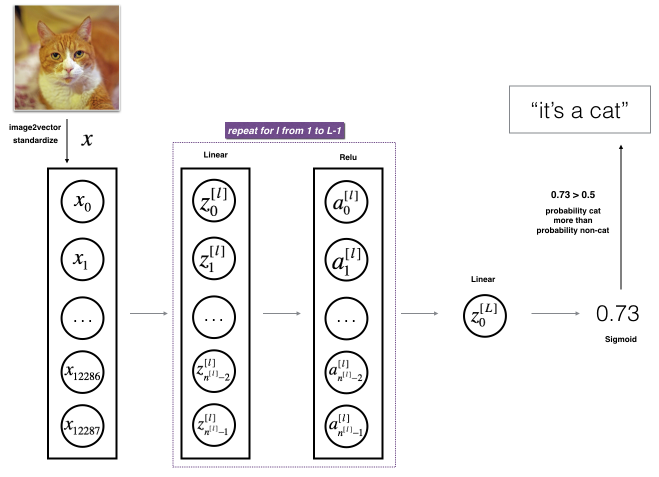
#> input picture anacondacode/tensorflow_environment/old_code/machine_learning/Deep Neural Network Application_ Image Classification/images/LlayerNN_kiank.png, 1318 x 954 px, given as the content of the folder ../dataset/50kshoes_edges, which was not available (shown at 1/2 size)
$ python grayscale.py
#> lines starting #> are read from the running program, lines starting #| are printed output that depends on the picture
from pdb import set_trace as st
import os
import numpy as np
import cv2
import argparse

# Helper script to create dataset for image colorization

parser = argparse.ArgumentParser('create image pairs')
parser.add_argument('--fold_A', dest='fold_A', help='input directory for images', type=str, default='../dataset/50kshoes_edges')
parser.add_argument('--fold_B', dest='fold_B', help='output directory', type=str, default='../dataset/test_B')
parser.add_argument('--num_imgs', dest='num_imgs', help='number of images',type=int, default=1000000)
args = parser.parse_args()

for arg in vars(args):
    print('[%s] = ' % arg,  getattr(args, arg))

splits = os.listdir(args.fold_A)

for sp in splits:
    img_fold_A = os.path.join(args.fold_A, sp)
    img_list = os.listdir(img_fold_A)

    num_imgs = min(args.num_imgs, len(img_list))
    print('split = %s, use %d/%d images' % (sp, num_imgs, len(img_list)))
    img_fold_B = os.path.join(args.fold_B, sp)
    if not os.path.isdir(img_fold_B):
        os.makedirs(img_fold_B)
    print('split = %s, number of images = %d' % (sp, num_imgs))
    for n in range(num_imgs):
        name_A = img_list[n]
        path_A = os.path.join(img_fold_A, name_A)

        if os.path.isfile(path_A):
            name_B = name_A

            path_B = os.path.join(img_fold_B, name_B)
            im_A = cv2.imread(path_A, 0)
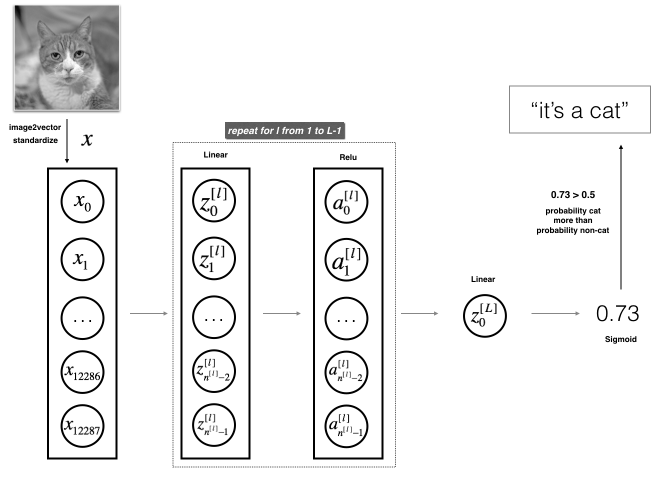
#> im_A: shape (954, 1318) (shown at 1/2 size); min 0, max 255, mean 240.1
            cv2.imwrite(path_B, im_A)

$ run again, on anacondacode/tensorflow_environment/old_code/machine_learning/Deep Neural Network Application_ Image Classification/images/imvector.png
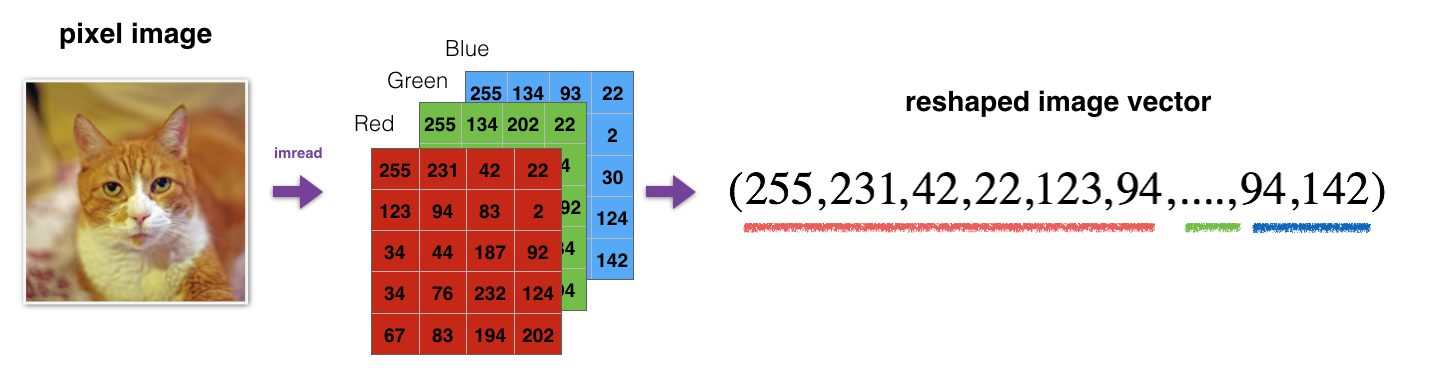
#> input picture anacondacode/tensorflow_environment/old_code/machine_learning/Deep Neural Network Application_ Image Classification/images/imvector.png, 1430 x 368 px, given as the content of the folder ../dataset/50kshoes_edges, which was not available
#> `im_A = cv2.imread(path_A, 0)`:
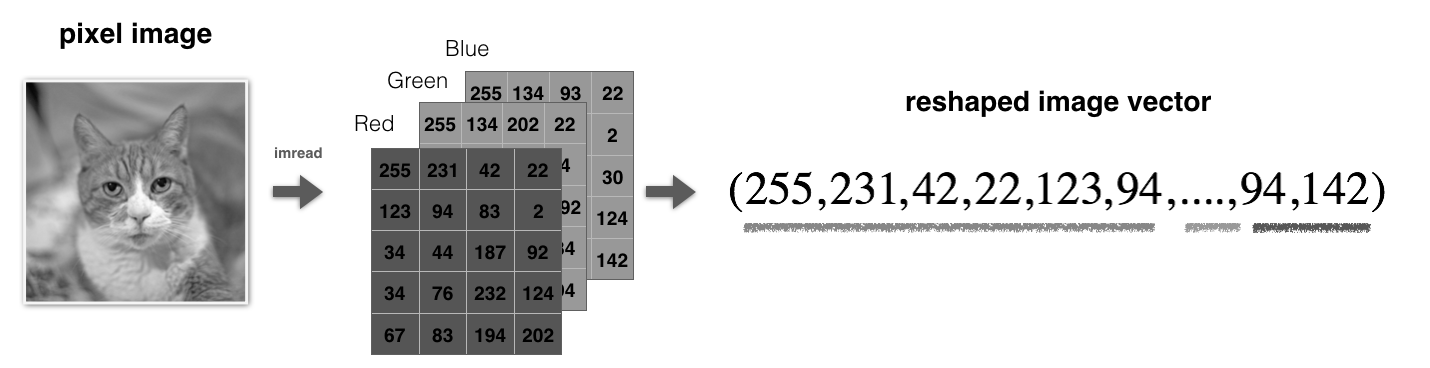
#> im_A: shape (368, 1430); min 0, max 255, mean 219.2

$ run again, on anacondacode/tensorflow_environment/old_code/machine_learning/Deep Neural Network Application_ Image Classification/images/imvectorkiank.png
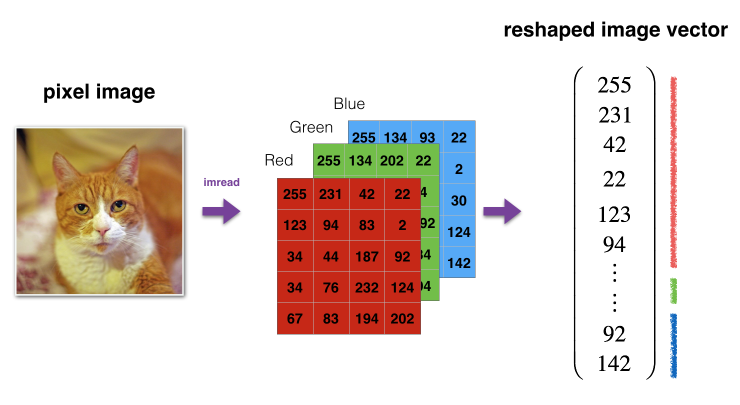
#> input picture anacondacode/tensorflow_environment/old_code/machine_learning/Deep Neural Network Application_ Image Classification/images/imvectorkiank.png, 1480 x 810 px, given as the content of the folder ../dataset/50kshoes_edges, which was not available (shown at 1/2 size)
#> `im_A = cv2.imread(path_A, 0)`:
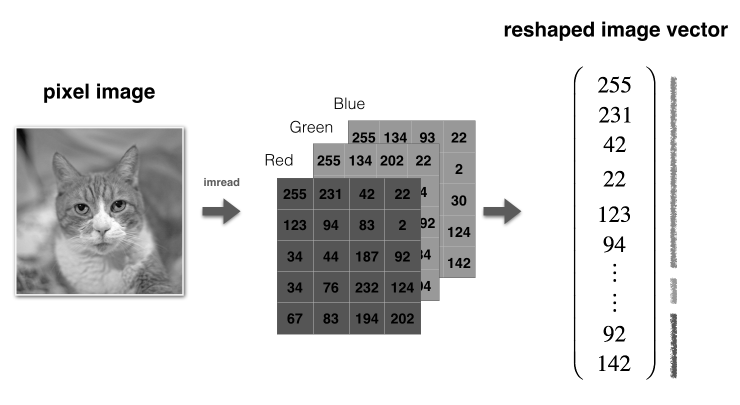
#> im_A: shape (810, 1480) (shown at 1/2 size); min 0, max 255, mean 220.4
